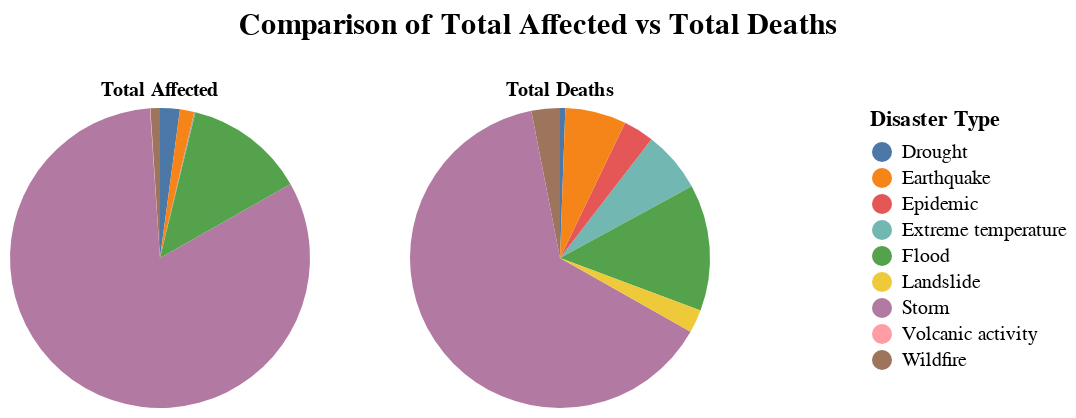

Notebook code cell kept with this figure:
### Code cell
alt.hconcat(
    pie_chart1, pie_chart2, spacing = 50
).configure_legend(
    orient='none',
    legendX = 430,
    legendY = 0
).properties(
    title = alt.Title("Comparison of Total Affected vs Total Deaths", 
                      fontSize = 15, anchor = "middle", offset = 20)
)

### Figure 1 — Vega-Lite specification as saved in the notebook (floating-point values rounded to 4 significant figures)
{"config": {"view": {"continuousWidth": 300, "continuousHeight": 300}, "legend": {"legendX": 430, "legendY": 0, "orient": "none"}}, "hconcat": [{"mark": {"type": "arc"}, "encoding": {"color": {"field": "Disaster_Type", "title": "Disaster Type", "type": "nominal"}, "theta": {"field": "Total_Affected", "type": "quantitative"}, "tooltip": {"field": "Total_Affected", "type": "quantitative"}}, "height": 150, "title": {"text": "Total Affected", "fontSize": 10}, "width": 150}, {"mark": {"type": "arc"}, "encoding": {"color": {"field": "Disaster_Type", "title": "Disaster Type", "type": "nominal"}, "theta": {"field": "Total_Deaths", "type": "quantitative"}, "tooltip": {"field": "Total_Deaths", "type": "quantitative"}}, "height": 150, "title": {"text": "Total Deaths", "fontSize": 10}, "width": 150}], "data": {"name": "data-603c5960ee079b8b25118f8f3baad05e"}, "spacing": 50, "title": {"text": "Comparison of Total Affected vs Total Deaths", "anchor": "middle", "fontSize": 15, "offset": 20}, "$schema": "https://vega.github.io/schema/vega-lite/v5.16.3.json", "datasets": {"data-603c5960ee079b8b25118f8f3baad05e": [{"Disaster_Type": "Extreme temperature", "Total_Affected": 120031, "Total_Deaths": 523.0}, {"Disaster_Type": "Epidemic", "Total_Affected": 46086, "Total_Deaths": 260.0}, {"Disaster_Type": "Wildfire", "Total_Affected": 1205768, "Total_Deaths": 242.0}, {"Disaster_Type": "Storm", "Total_Affected": 96412773, "Total_Deaths": 5031.0}, {"Disaster_Type": "Drought", "Total_Affected": 2500000, "Total_Deaths": 45.0}, {"Disaster_Type": "Volcanic activity", "Total_Affected": 43800, "Total_Deaths": 0.0}, {"Disaster_Type": "Flood", "Total_Affected": 15238352, "Total_Deaths": 1075.0}, {"Disaster_Type": "Earthquake", "Total_Affected": 1795864, "Total_Deaths": 519.0}, {"Disaster_Type": "Landslide", "Total_Affected": 1731, "Total_Deaths": 198.0}]}}
